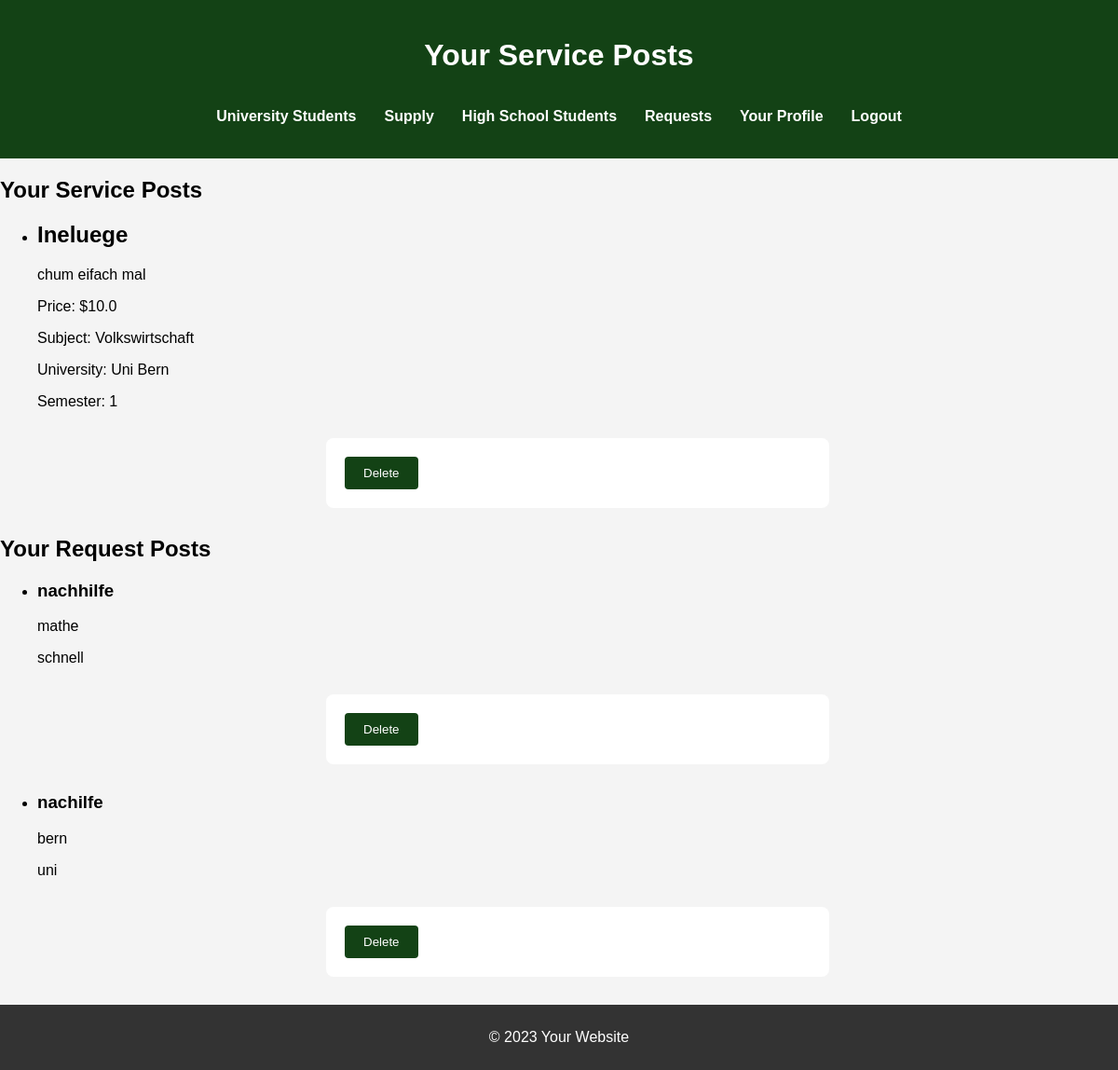
The app's page /profile (signed in), older data.
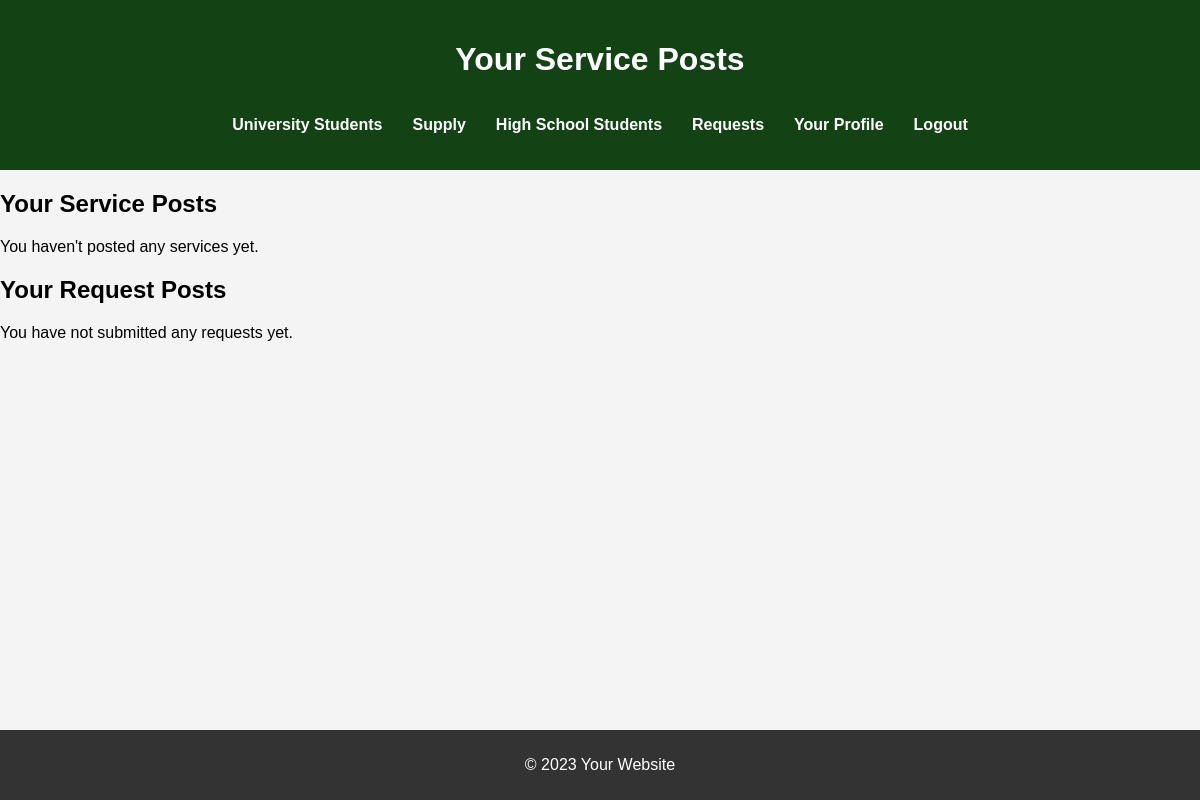
The same page, newer data.
### app.py (models this page shows, shortened)
class ServicePost(db.Model):
    id = db.Column(db.Integer, primary_key=True)
    title = db.Column(db.String(100), nullable=False)
    description = db.Column(db.String(200), nullable=False)
    price = db.Column(db.Float, nullable=False)
    subject = db.Column(db.String(100), nullable=False)
    university = db.Column(db.String(100), nullable=False)
    semester = db.Column(db.String(50), nullable=False)
    user_id = db.Column(db.Integer, db.ForeignKey('user.id'), nullable=False)

class RequestPost(db.Model):
    id = db.Column(db.Integer, primary_key=True)
    title = db.Column(db.String(100), nullable=False)
    description = db.Column(db.String(200), nullable=False)
    subject = db.Column(db.String(100), nullable=False)
    user_id = db.Column(db.Integer, db.ForeignKey('user.id'), nullable=False)
    user = db.relationship('User', backref=db.backref('requests', lazy=True))

### app.py (the view)
@app.route('/profile')
@login_required
def profile():
    service_posts = ServicePost.query.filter_by(user_id=current_user.id).all()
    request_posts = RequestPost.query.filter_by(user_id=current_user.id).all()
    return render_template('profile.html', service_posts=service_posts, request_posts=request_posts)

### app.py (called while the page is built)
@login_manager.user_loader
def load_user(user_id):
    return User.query.get(int(user_id))

### templates/profile.html (shortened to what this page needs)
<!DOCTYPE html>
<html lang="en">
<head>
    <link rel="stylesheet" href="{{ url_for('static', filename='style.css') }}">
</head>
<body>
    <header>
        <h1>Your Service Posts</h1>
        <nav>
            <ul>
                <li><a href="/university">University Students</a></li>
                <li><a href="/supply">Supply</a></li>
                <li><a href="/highschool">High School Students</a></li>
                <li><a href="/requests">Requests</a></li>
                {% if current_user.is_authenticated %}
                    <li><a href="/profile">Your Profile</a></li>
                    <li><a href="{{ url_for('logout') }}">Logout</a></li>
                {% else %}
                    <li><a href="{{ url_for('login') }}">Login</a></li>
                    <li><a href="{{ url_for('register') }}">Register</a></li>
                {% endif %}
            </ul>
        </nav>
    </header>
    <main>
        <section>
            <h2>Your Service Posts</h2>
            {% if service_posts %}
            <ul>
                {% for post in service_posts %}
                    <li>
                        <h2>{{ post.title }}</h2>
                        <p>{{ post.description }}</p>
                        <p>Price: ${{ post.price }}</p>
                        <p>Subject: {{ post.subject }}</p>
                        <p>University: {{ post.university }}</p>
                        <p>Semester: {{ post.semester }}</p>
                        <form action="{{ url_for('delete_post', post_id=post.id) }}" method="POST">
                            <button type="submit">Delete</button>
                        </form>
                    </li>
                {% endfor %}
            </ul>
        {% else %}
            <p>You haven't posted any services yet.</p>
        {% endif %}
        </section>
        <section>
            <h2>Your Request Posts</h2>
            {% if request_posts %}
                <ul>
                    {% for request in request_posts %}
                        <li>
                            <h3>{{ request.title }}</h3>
                            <p>{{ request.subject }}</p>
                            <p>{{ request.description }}</p>
                            <form action="{{ url_for('delete_request', request_id=request.id) }}" method="POST">
                                <button type="submit">Delete</button>
                            </form>
                        </li>
                    {% endfor %}
                </ul>
            {% else %}
                <p>You have not submitted any requests yet.</p>
            {% endif %}
        </section>
    </main>
    <footer>
        <p>&copy; 2023 Your Website</p>
    </footer>
</body>
</html>

### static/style.css (style rules this page uses)
body { font-family: Arial, sans-serif; background-color: #f4f4f4; margin: 0; padding: 0; display: flex; flex-direction: column; min-height: 100vh; }
header { background-color: #134215; color: white; text-align: center; padding: 20px; }
nav { display: flex; justify-content: center; }
nav ul { list-style-type: none; padding: 0; display: flex; gap: 30px; }
nav ul li { margin: 0; }
nav ul li a { text-decoration: none; color: #fff; font-weight: bold; text-align: center; }
main { flex: 1; }
footer { text-align: center; padding: 10px; background-color: #333; color: white; }

Row changes from the older to the newer data that the page shows:
removed ServicePost: title "Ineluege", description "chum eifach mal", price "10.0", subject "Volkswirtschaft", university "Uni Bern", semester "1"
removed RequestPost: title "nachhilfe", subject "mathe", description "schnell"
removed RequestPost: title "nachilfe", subject "bern", description "uni"
Text that changed along with them:
text now shown: "You haven't posted any services yet. You have not submitted any requests yet."
